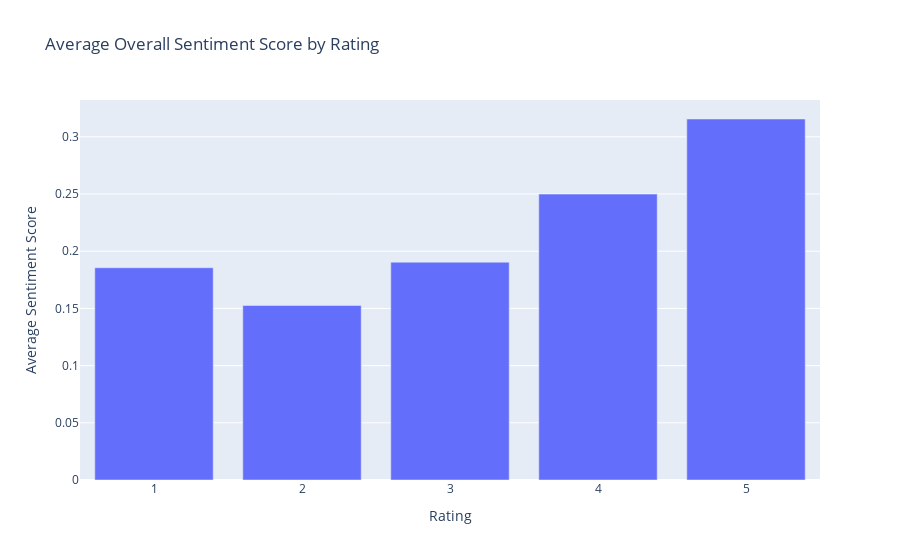

Notebook cell for this chart:
### Code cell
# Visualization: Average Sentiment Score by Rating
sentiment_by_rating = reviews_df.groupby('Rating')['Overall_Sentiment'].mean()
fig = go.Figure(data=[go.Bar(x=sentiment_by_rating.index, y=sentiment_by_rating.values)])
fig.update_layout(title='Average Overall Sentiment Score by Rating', xaxis_title='Rating', yaxis_title='Average Sentiment Score')
fig.show()

### Figure 1 — Plotly figure (JSON) as saved in the notebook; plotly's stock layout.template omitted (floating-point values rounded to 4 significant figures)
{"data": [{"type": "bar", "x": [1, 2, 3, 4, 5], "y": [0.1855, 0.1525, 0.1904, 0.2499, 0.3155]}], "layout": {"title": {"text": "Average Overall Sentiment Score by Rating"}, "xaxis": {"title": {"text": "Rating"}}, "yaxis": {"title": {"text": "Average Sentiment Score"}}}}
